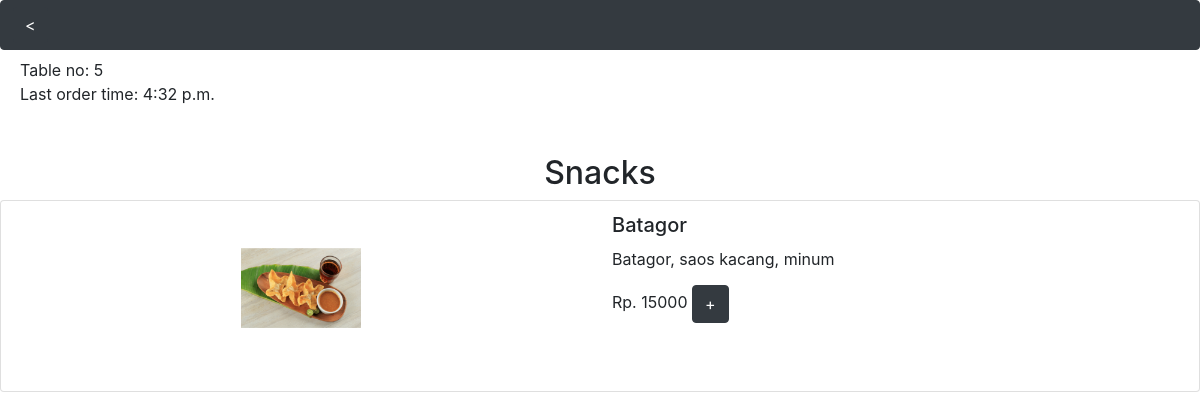
Screenshot of /order/2 (signed in) with the database file from the repository.
### resto/models.py (models this page shows, shortened)
class User(AbstractUser):
    expiry = models.TimeField()
    table_no = models.IntegerField(blank=True, default=1, choices=((i,i) for i in range(1, 11)))

class Category(models.Model):
    title = models.CharField(max_length=200)
    pic = models.ImageField(null=True, blank=True, upload_to="images/")
    def __str__(self):
        return f"{self.title}"

class Item(models.Model):
    title = models.CharField(max_length=200)
    pic = models.ImageField(null=True, blank=True, upload_to="images/")
    description = models.TextField(blank=True)
    price = models.IntegerField(default=0)
    category = models.ForeignKey("Category", on_delete=models.CASCADE, related_name="options", default=1)

### resto/views.py (the view)
# urls.py: path("order/<int:cat_id>", views.extend, name="extend"),
@login_required
def extend(request, cat_id):
    nowtime = time()
    expiry = request.user.expiry
    if nowtime > expiry:
        return render(request, "expired.html")
    return render(request, "menu_ext.html", {
        "title": Category.objects.get(id=cat_id),
        "items": Item.objects.all().filter(category=cat_id),
        "time": request.user.expiry,
        "no": request.user.table_no,
    })

### resto/views.py (called while the page is built)
def time():
    kuala_lumpur = pytz.timezone('Asia/Kuala_Lumpur')
    now = datetime.now()
    now_in_kuala_lumpur = now.astimezone(kuala_lumpur)
    nowtime = now_in_kuala_lumpur.time()
    return nowtime

### resto/templates/menu_ext.html (shortened to what this page needs)
{% extends "layout.html" %}
{% load static %}
{% block body %}
    <div style="padding-left:20px"><div class="adv">Table no: {{ no }}  </div><div>Last order time: {{ time }}</div></div><br><br>
    <h2 style="text-align: center;">{{ title }}</h2>
    {% for item in items %}
        <div class="card mb-3">
            <table class="table table-borderless" style="width:100%">
                <tr>
                    <td style="width:50%; text-align:center; justify-content: center;"><a href="{% url 'extend' item.category.id %}"><img src="{{ item.pic.url }}" width="150"></a></td>
                    <td style="width:50%;">
                        <h5 class="card-title" >{{ item.title }}</h5>
                        <p class="card-text">{{ item.description|safe }}</p>
                        <div class="adv">Rp. {{ item.price }} <span id="{{ item.id }}"></span></div>
                    </td>
                </tr>
            </table>
        </div>
    {% endfor %}
{% endblock %}

### resto/static/styles.css (style rules this page uses)
.adv { display: inline-block; min-width: 167px; width: 40%; }

### rows the page displays
User: expiry "4:32 p.m."
Category: title "Snacks"
Item: pic (picture), title "Batagor", description "Batagor, saos kacang, minum", price "15000"

### other values shown
{{ no }} "5"
